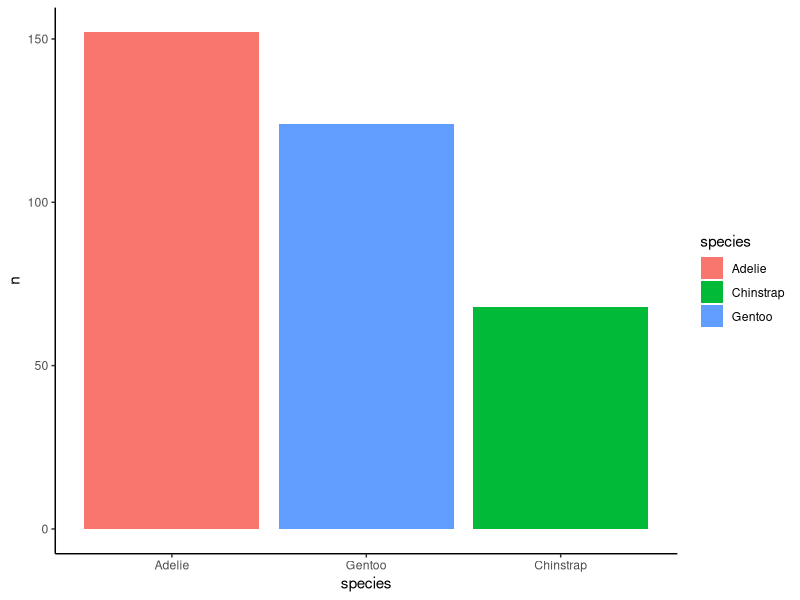
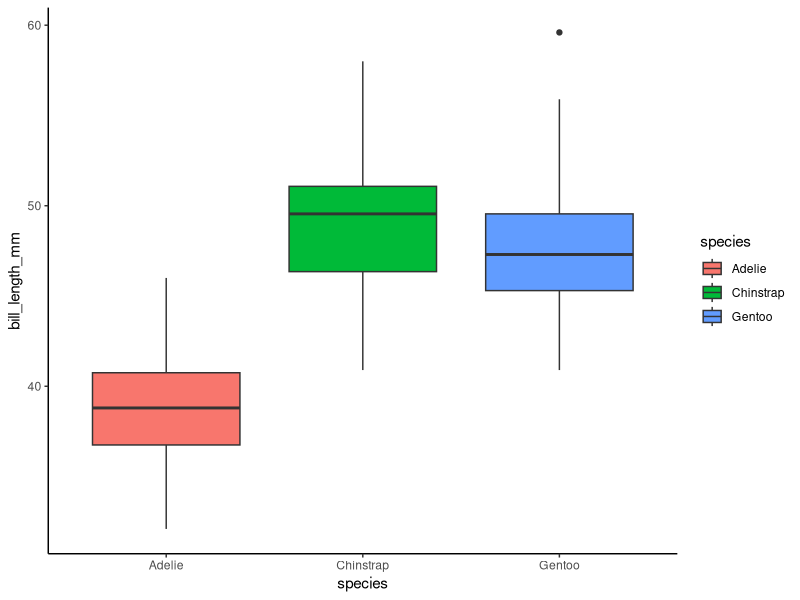
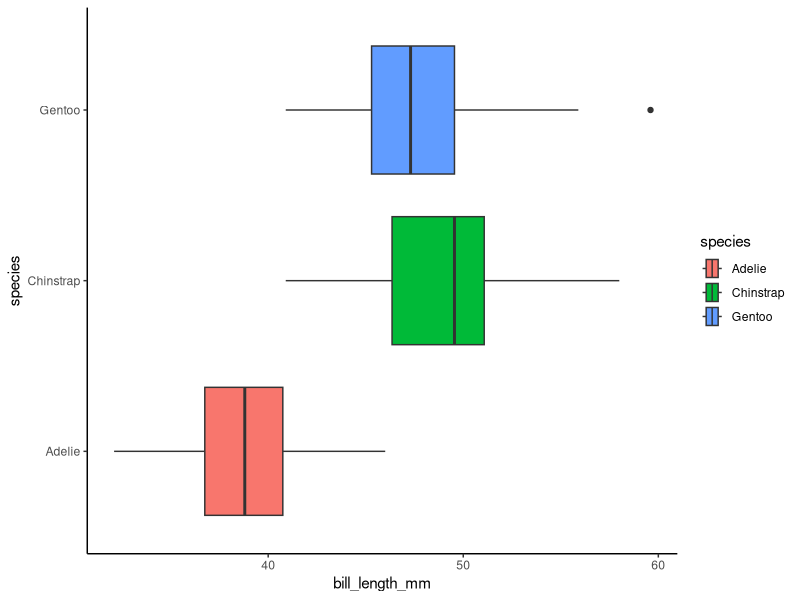
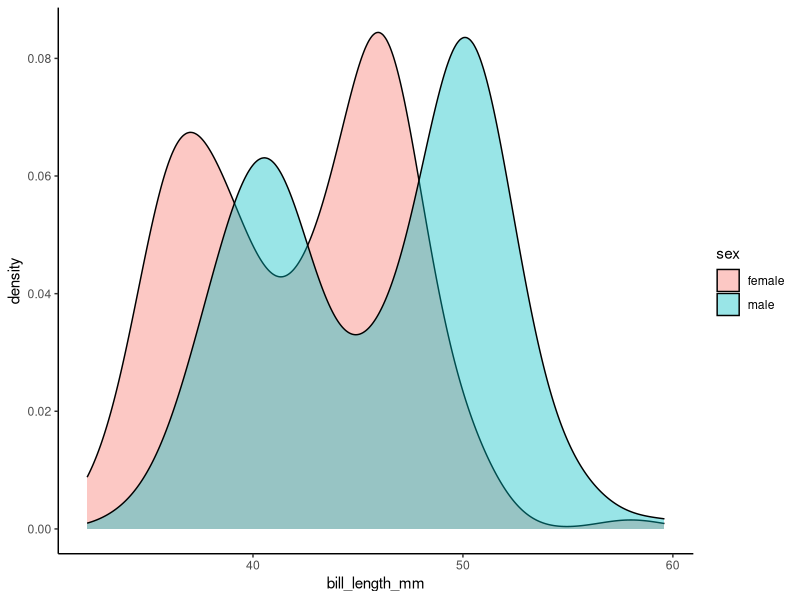
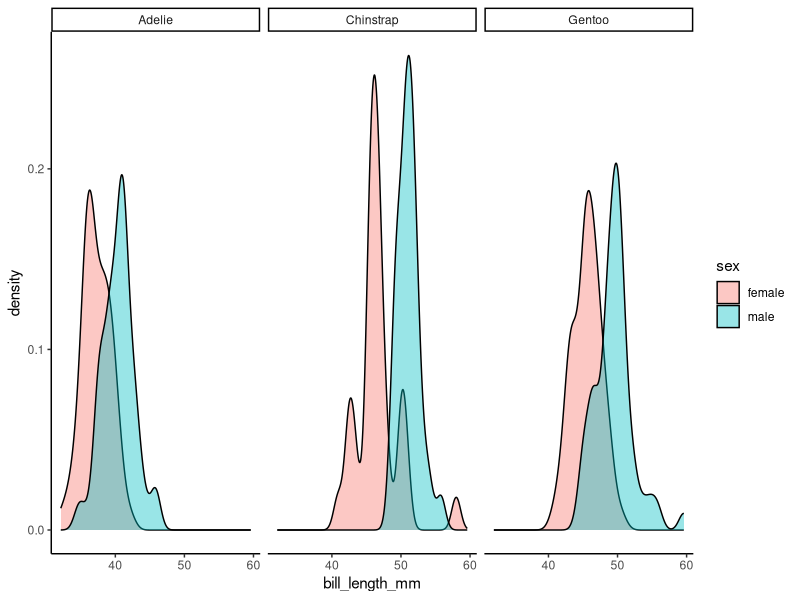
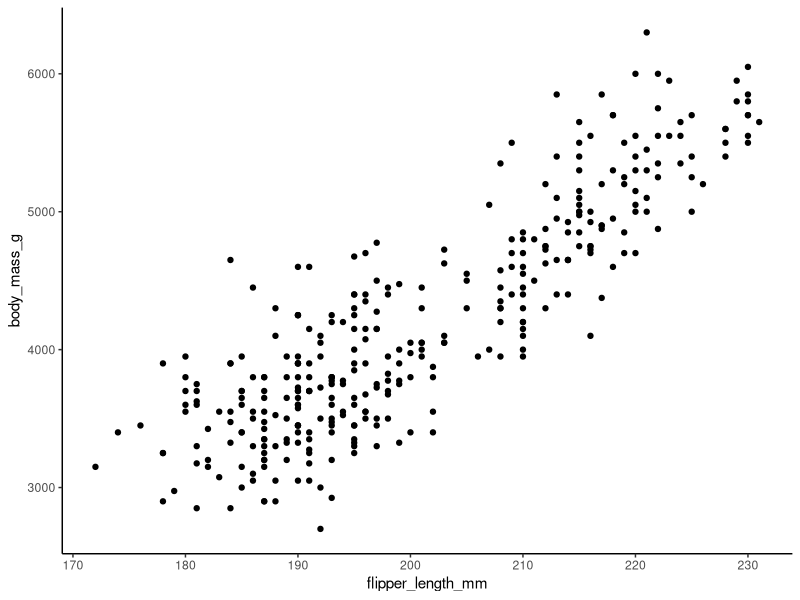
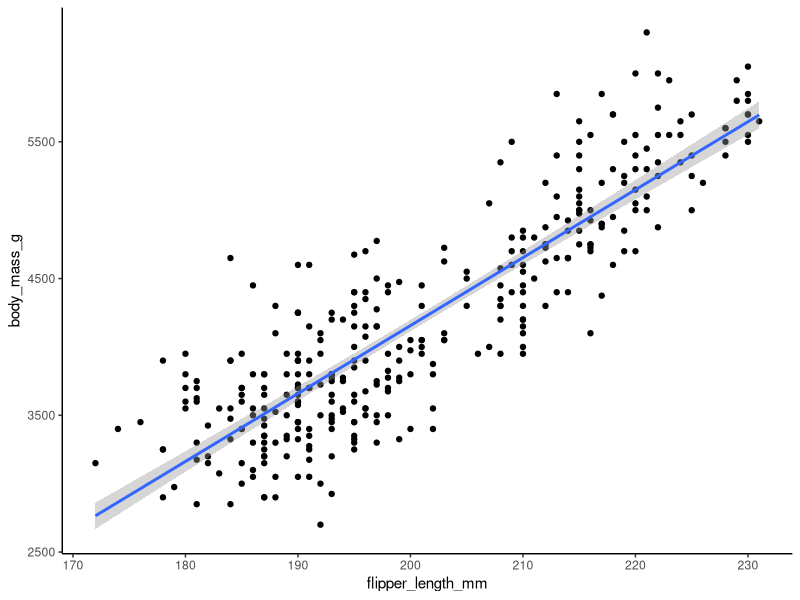
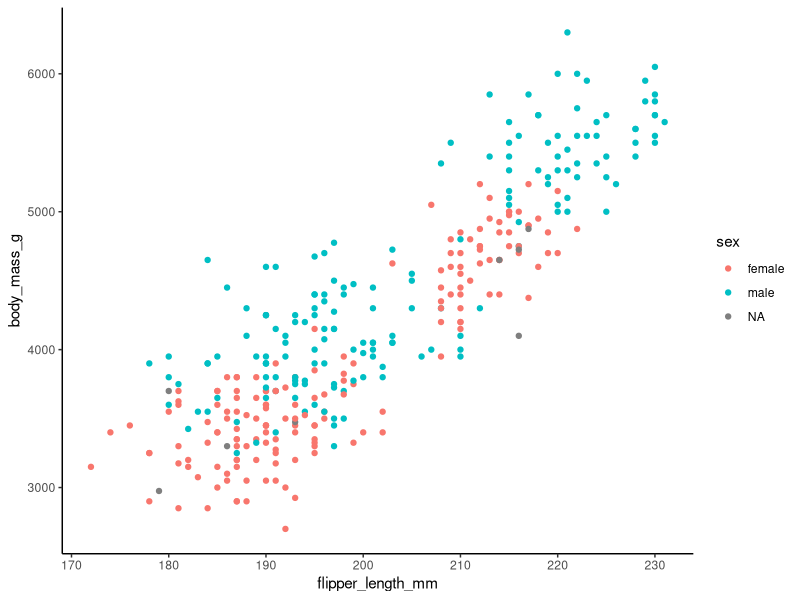

R code for these plots, in order:
## ---- chunk 1
library(tidyverse)
library(palmerpenguins)

theme_set(theme_classic())
## ---- chunk 2
data("penguins")
df <- penguins

df %>%
  head()

## ---- chunk 3
df %>%
  count(species, sort = TRUE)
## ---- chunk 4
df %>%
  count(island, sort = TRUE)
## ---- chunk 5
df %>%
  count(species, island, sort = TRUE)
## ---- chunk 6
table(species = df$species,
      island = df$island)
## ---- chunk 7
table(species = df$species,
      island = df$island) / nrow(df)
## ---- chunk 8
df %>%
  count(species, sort = TRUE) %>%
  ggplot(aes(x = reorder(species, -n), y = n)) +
  geom_col(aes(fill = species)) +
  xlab('species')
## ---- chunk 9
psych::describe(df)
## ---- chunk 10
df %>%
  select(bill_length_mm, bill_depth_mm) %>%
  summarize(across(.cols = everything(),
                   ~mean(.x, na.rm = TRUE)))
## ---- chunk 11
df %>%
  summarize(across(.cols = everything(),
                   ~sum(is.na(.x)))) %>%
  pivot_longer(cols = everything())
  
## ---- chunk 12
# df <- df %>% na.omit()
## ---- chunk 13
df %>%
  filter(island == "Biscoe") %>%
  select(bill_length_mm, bill_depth_mm) %>%
  summarize(length25 = quantile(bill_length_mm, probs = 0.25, na.rm = TRUE),
            length50 = quantile(bill_length_mm, probs = 0.50, na.rm = TRUE),
            length75 = quantile(bill_length_mm, probs = 0.75, na.rm = TRUE),
            depth25 = quantile(bill_depth_mm, probs = 0.25, na.rm = TRUE),
            depth50 = quantile(bill_depth_mm, probs = 0.50, na.rm = TRUE),
            depth75 = quantile(bill_depth_mm, probs = 0.75, na.rm = TRUE))
## ---- chunk 14
df %>%
  ggplot(aes(x = species, y = bill_length_mm, fill = species)) +
  geom_boxplot()
## ---- chunk 15
df %>%
  ggplot(aes(x = bill_length_mm, y = species, fill = species)) +
  geom_boxplot()
## ---- chunk 16
df %>%
  na.omit() %>%
  ggplot(aes(x = bill_length_mm, fill = sex)) +
  geom_density(alpha = 0.4)
## ---- chunk 17
df %>%
  na.omit() %>%
  ggplot(aes(x = bill_length_mm, fill = sex)) +
  geom_density(alpha = 0.4) +
  facet_wrap(~species)
## ---- chunk 18
df %>%
  ggplot(aes(x = flipper_length_mm, y = body_mass_g)) +
  geom_point()
## ---- chunk 19
df %>%
  ggplot(aes(x = flipper_length_mm, y = body_mass_g)) +
  geom_point() +
  geom_smooth(method = "lm")
## ---- chunk 20
df %>%
  ggplot(aes(x = flipper_length_mm, y = body_mass_g,
             color = sex)) +
  geom_point()
## ---- chunk 21
df %>%
  filter(!is.na(sex)) %>%
  ggplot(aes(x = flipper_length_mm, y = body_mass_g,
             color = sex)) +
  geom_point() +
  geom_smooth(method = "lm")
## ---- chunk 22
df %>%
  group_by(species, year) %>%
  summarize(N = n(),
            avg = mean(body_mass_g, na.rm = TRUE),
            SE = sd(body_mass_g, na.rm = TRUE) / sqrt(N),
            .groups = "drop") %>%
  ggplot(aes(x = year, y = avg)) +
  geom_ribbon(aes(ymin = avg - SE, ymax = avg + SE,
                  fill = species),
              alpha = 0.3) +
  geom_line(aes(color = species))
## ---- chunk 23
df %>%
  group_by(species) %>%
  summarize(avg_bill_length = mean(bill_length_mm, na.rm = TRUE),
            sd_bill_length = sd(bill_length_mm, na.rm = TRUE))
## ---- chunk 24
df %>%
  filter(!is.na(sex)) %>%
  group_by(species, sex) %>%
  summarize(avg_bill_length = mean(bill_length_mm, na.rm = TRUE),
            sd_bill_length = sd(bill_length_mm, na.rm = TRUE))
## ---- chunk 25
df <- df %>%
  group_by(species) %>%
  mutate(mean_flipper_length = mean(flipper_length_mm, na.rm = TRUE))

df %>%
  head()
## ---- chunk 26
df <- df %>%
  group_by(species) %>%
  mutate(flipper_z = (flipper_length_mm - mean(flipper_length_mm, na.rm = TRUE)) / sd(flipper_length_mm, na.rm = TRUE))

df %>%
  head()
## ---- chunk 27
df <- df %>%
  group_by(species) %>%
  mutate(mean_val = mean(bill_length_mm, na.rm = TRUE),
         sd_val = sd(bill_length_mm, na.rm = TRUE))

df %>%
  head()
## ---- chunk 28
df <- df %>%
  mutate(island_code = case_when(island == "Biscoe" ~ "Island1",
                                 island == "Dream" ~ "Island2",
                                 island == "Torgersen" ~ "Island3"))

df %>%
  head()
## ---- chunk 29
model <- lm(body_mass_g ~ flipper_length_mm + species + sex, data = df)
## ---- chunk 30
summary(model)
